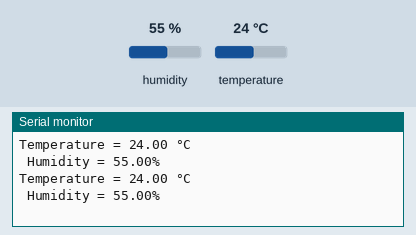
Simulated run of this sketch. Board: Arduino Uno, built with avr-gcc and run on an emulated ATmega328P. On the bench: the last lines printed to the serial monitor. The test bench sets the inputs (shaded band); at power-on: humidity 55 %, temperature 24 °C.

Above: at 2.8 s.
2.9 s: humidity set to 22 %
At 5.1 s:
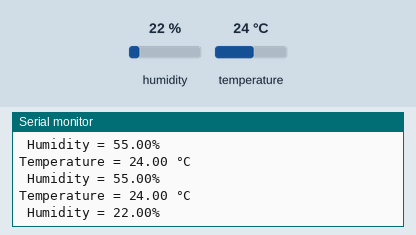
5.6 s: temperature set to 12 °C
At 6.8 s:
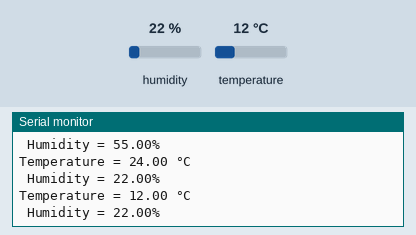
8.3 s: humidity set to 40 %
At 11.5 s:
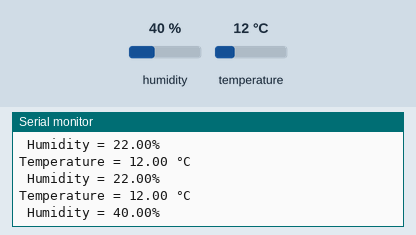
Timing chart, 0 to 13.0 s (numbered marks = the images above; inputs shaded):
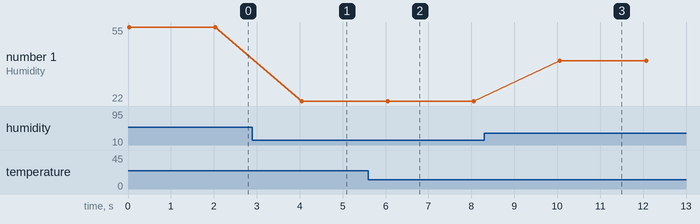

The sketch:

DHT_22.ino
```cpp
#include <DHT.h>

DHT avro(8, DHT22);

float tmp, hum;

void setup() {

  avro.begin();
  Serial.begin(9600);

}

void loop() {

  tmp = avro.readTemperature();
  hum = avro.readHumidity();

  Serial.print("Temperature = ");
  Serial.print(tmp);
  Serial.print(" °C\n Humidity = ");
  Serial.print(hum);
  Serial.print("%\n\n");

  delay(2000);

}
```

Measured:
- after the input at 2.9 s, the serial monitor: prints a new line after 1.1 s (image 1)
- after the input at 5.6 s, the serial monitor: prints a new line after 0.42 s (image 2)
- after the input at 8.3 s, the serial monitor: prints a new line after 1.8 s (image 3)
- plotted number 1: 55 → 22 after the input at 2.9 s, 22 → 40 after the input at 8.3 s
